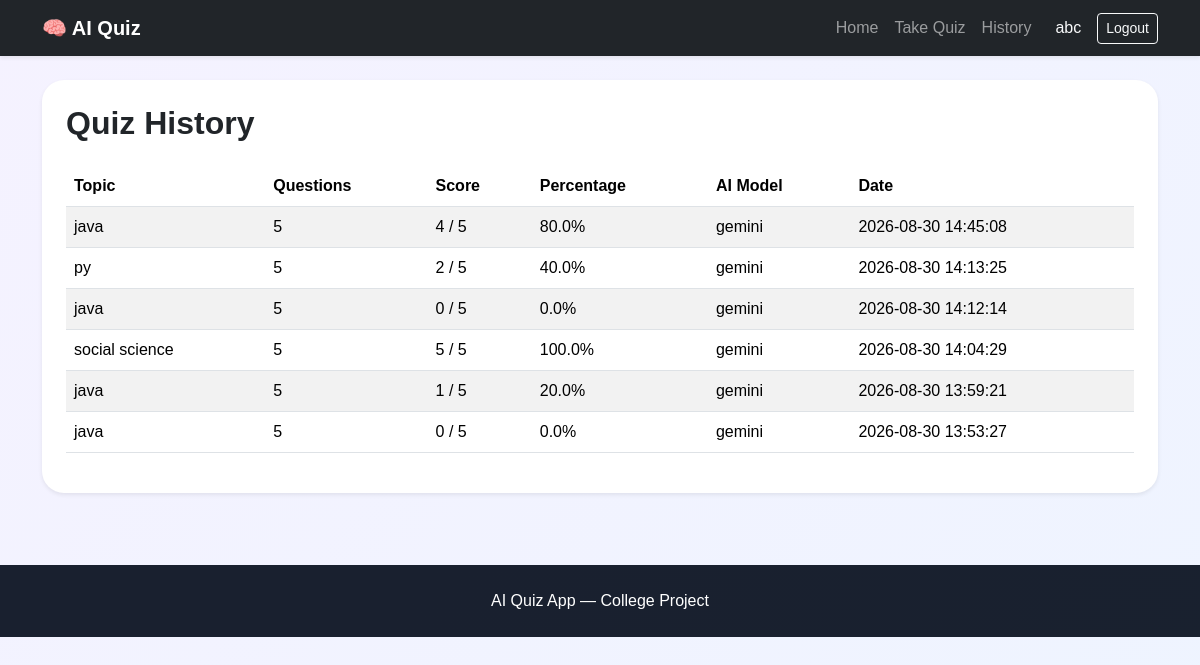
Page /quiz/history (signed in) on the committed database.
### tables this page shows
CREATE TABLE users (
    id INTEGER PRIMARY KEY AUTOINCREMENT,
    username TEXT NOT NULL UNIQUE,
    email TEXT,
    password_hash TEXT NOT NULL,
    role TEXT NOT NULL DEFAULT 'user' CHECK(role IN ('admin', 'user')),
    created_at TEXT NOT NULL DEFAULT CURRENT_TIMESTAMP,
    is_active INTEGER NOT NULL DEFAULT 1
);

CREATE TABLE quiz_attempts (
    id INTEGER PRIMARY KEY AUTOINCREMENT,
    user_id INTEGER NOT NULL,
    topic TEXT NOT NULL,
    num_questions INTEGER NOT NULL,
    score INTEGER NOT NULL,
    total INTEGER NOT NULL,
    ai_model_used TEXT,
    taken_at TEXT NOT NULL DEFAULT CURRENT_TIMESTAMP,
    FOREIGN KEY (user_id) REFERENCES users(id)
);

### routes/quiz.py (the view)
@quiz_bp.route("/history")
@login_required
def history():
    attempts = QuizAttempt.get_attempts_by_user(current_user.id)
    for attempt in attempts:
        attempt["percentage"] = round((attempt["score"] / attempt["total"]) * 100, 2) if attempt["total"] else 0
    return render_template("quiz/history.html", attempts=attempts)

### app.py (called while the page is built)
@login_manager.user_loader
def load_user(user_id):
    return User.get_by_id(user_id)

### models/db.py (called while the page is built)
def get_db():
    if "db" not in g:
        conn = sqlite3.connect(DB_PATH)
        conn.row_factory = sqlite3.Row
        g.db = conn
    return g.db

### models/quiz.py (called while the page is built)
    @staticmethod
    def get_attempts_by_user(user_id):
        db = get_db()
        rows = db.execute(
            "SELECT * FROM quiz_attempts WHERE user_id = ? ORDER BY taken_at DESC",
            (user_id,),
        ).fetchall()
        return [dict(r) for r in rows]

### models/user.py (called while the page is built)
    @property
    def is_authenticated(self):
        return True

    @staticmethod
    def get_by_id(user_id):
        db = get_db()
        row = db.execute(
            "SELECT * FROM users WHERE id = ?",
            (user_id,),
        ).fetchone()
        if not row:
            return None
        return User(**dict(row))

### templates/quiz/history.html (shortened to what this page needs)
{% extends 'base.html' %}
{% block content %}
<div class="card shadow-sm border-0 quiz-card p-4">
  <h2 class="fw-bold mb-4">Quiz History</h2>
  <div class="table-responsive">
    <table class="table table-striped align-middle">
      <thead>
        <tr>
          <th>Topic</th>
          <th>Questions</th>
          <th>Score</th>
          <th>Percentage</th>
          <th>AI Model</th>
          <th>Date</th>
        </tr>
      </thead>
      <tbody>
        {% if attempts %}
          {% for attempt in attempts %}
            <tr>
              <td>{{ attempt.topic }}</td>
              <td>{{ attempt.num_questions }}</td>
              <td>{{ attempt.score }} / {{ attempt.total }}</td>
              <td>{{ attempt.percentage }}%</td>
              <td>{{ attempt.ai_model_used or 'gemini' }}</td>
              <td>{{ attempt.taken_at }}</td>
            </tr>
          {% endfor %}
        {% else %}
          <tr>
            <td colspan="6" class="text-center text-muted">No quiz attempts yet.</td>
          </tr>
        {% endif %}
      </tbody>
    </table>
  </div>
</div>
{% endblock %}

### templates/base.html (shortened to what this page needs)
<!doctype html>
<html lang="en">
  <head>
    <link href="https://cdn.jsdelivr.net/npm/bootstrap@5.3.3/dist/css/bootstrap.min.css" rel="stylesheet">
    <link rel="stylesheet" href="{{ url_for('static', filename='css/style.css') }}">
  </head>
  <body>
    <nav class="navbar navbar-expand-lg navbar-dark bg-dark shadow-sm">
      <div class="container">
        <a class="navbar-brand fw-bold" href="{{ url_for('index') }}">🧠 AI Quiz</a>
        <div class="collapse navbar-collapse" id="mainNav">
          <ul class="navbar-nav ms-auto align-items-lg-center">
            {% if current_user.is_authenticated %}
              {% if current_user.role == 'admin' %}
                <li class="nav-item"><a class="nav-link" href="{{ url_for('admin.dashboard') }}">Dashboard</a></li>
                <li class="nav-item"><a class="nav-link" href="{{ url_for('admin.users') }}">Users</a></li>
                <li class="nav-item"><a class="nav-link" href="{{ url_for('admin.settings') }}">Settings</a></li>
              {% else %}
                <li class="nav-item"><a class="nav-link" href="{{ url_for('quiz.home') }}">Home</a></li>
                <li class="nav-item"><a class="nav-link" href="{{ url_for('quiz.setup') }}">Take Quiz</a></li>
                <li class="nav-item"><a class="nav-link" href="{{ url_for('quiz.history') }}">History</a></li>
              {% endif %}
              <li class="nav-item ms-lg-3">
                <span class="navbar-text text-light me-3">{{ current_user.username }}</span>
              </li>
              <li class="nav-item">
                <a class="btn btn-outline-light btn-sm" href="{{ url_for('auth.logout') }}">Logout</a>
              </li>
            {% else %}
              <li class="nav-item"><a class="nav-link" href="{{ url_for('auth.login') }}">Login</a></li>
              <li class="nav-item"><a class="nav-link" href="{{ url_for('auth.register') }}">Register</a></li>
            {% endif %}
          </ul>
        </div>
      </div>
    </nav>
    <main class="container py-4">
      {% block content %}{% endblock %}
    </main>
    <footer class="text-center py-4 mt-5 text-muted footer-bar">
      <div class="container">AI Quiz App — College Project</div>
    </footer>
  </body>
</html>

### static/css/style.css (style rules this page uses)
:root { --primary: #6d5efc; --primary-dark: #4d3ef0; --secondary: #f3f4f8; --bg-light: #f7f7fb; --success: #1dbf73; --danger: #e74c3c; --text: #1f2937; --portal-bg: #ecf4ff; --portal-card: rgba(255,255,255,0.9); --portal-line: #dde7ff; --portal-soft: #f4f7ff; }
body { background: linear-gradient(135deg, #f5f2ff, #eef4ff); color: var(--text); min-height: 100vh; font-family: Arial, sans-serif; }
.quiz-card { border-radius: 22px; }
.footer-bar { background: rgba(17, 24, 39, 0.96); color: #fff !important; }

### rows in the picture
users: username "abc"
quiz_attempts: topic "java", num_questions "5", score "4", total "5", percentage "80.0", ai_model_used "gemini", taken_at "2026-08-30 14:45:08"
quiz_attempts: topic "py", num_questions "5", score "2", total "5", percentage "40.0", ai_model_used "gemini", taken_at "2026-08-30 14:13:25"
quiz_attempts: topic "java", num_questions "5", score "0", total "5", percentage "0.0", ai_model_used "gemini", taken_at "2026-08-30 14:12:14"
quiz_attempts: topic "social science", num_questions "5", score "5", total "5", percentage "100.0", ai_model_used "gemini", taken_at "2026-08-30 14:04:29"
quiz_attempts: topic "java", num_questions "5", score "1", total "5", percentage "20.0", ai_model_used "gemini", taken_at "2026-08-30 13:59:21"
quiz_attempts: topic "java", num_questions "5", score "0", total "5", percentage "0.0", ai_model_used "gemini", taken_at "2026-08-30 13:53:27"
